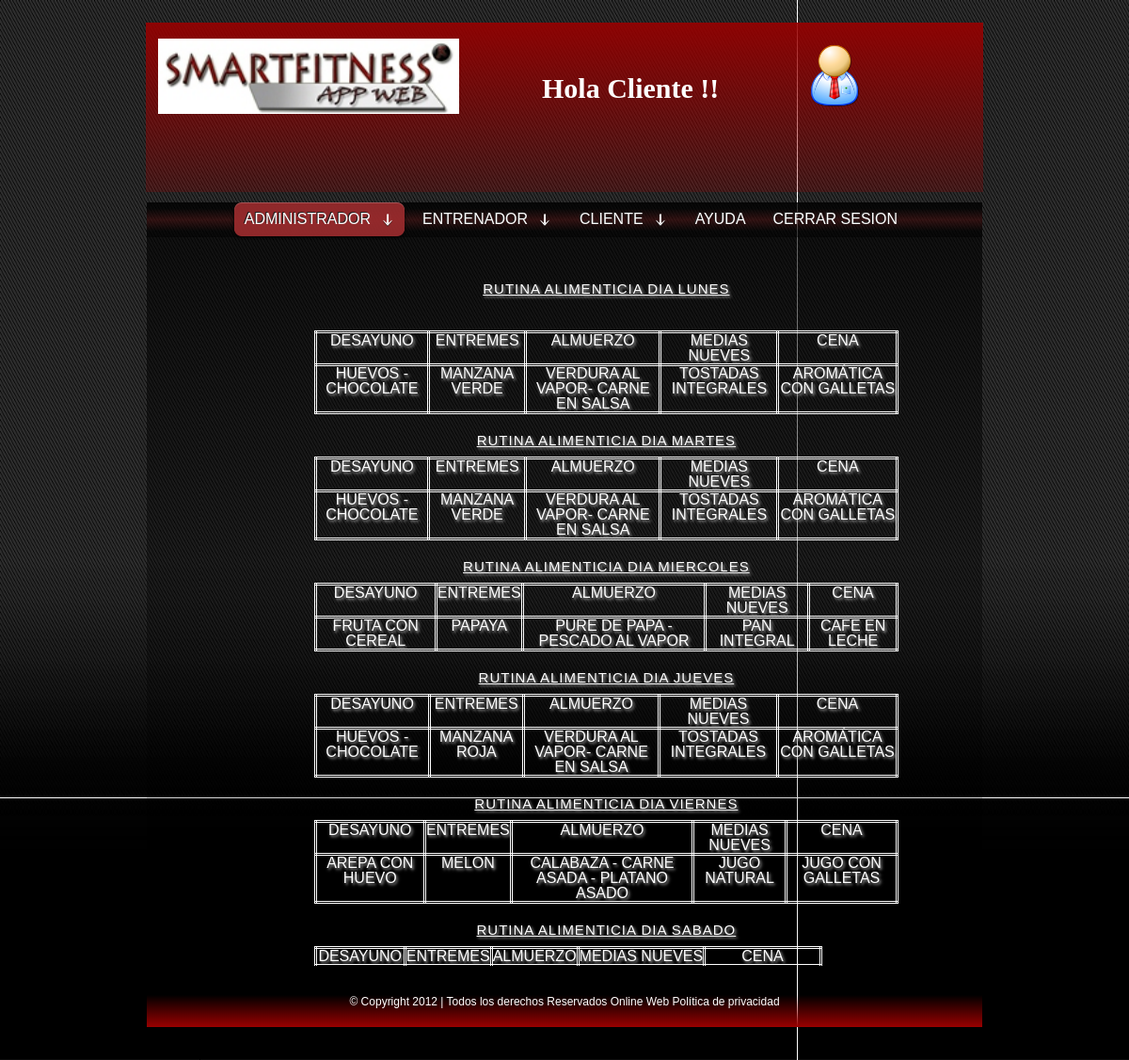
/OPCIONES_CLIENTE/CLIENTE/INSERTAR_MOSTRAR_RUTINA_ALIMENTARIA_CLIENTE.PHP (signed in), run on the app's committed database.
### tables this page shows
CREATE TABLE IF NOT EXISTS `rutina_lunes_alimento` (
  `documento` varchar(15) NOT NULL DEFAULT '',
  `desayuno` varchar(1000) DEFAULT NULL,
  `onces_manana` varchar(800) DEFAULT NULL,
  `almuerzo` varchar(1000) DEFAULT NULL,
  `onces_tarde` varchar(800) DEFAULT NULL,
  `cena` varchar(1000) DEFAULT NULL,
  PRIMARY KEY (`documento`)
);

CREATE TABLE IF NOT EXISTS `rutina_miercoles_alimento` (
  `documento` varchar(15) NOT NULL DEFAULT '',
  `desayuno` varchar(1000) DEFAULT NULL,
  `onces_manana` varchar(800) DEFAULT NULL,
  `almuerzo` varchar(1000) DEFAULT NULL,
  `onces_tarde` varchar(800) DEFAULT NULL,
  `cena` varchar(1000) DEFAULT NULL,
  PRIMARY KEY (`documento`)
);

CREATE TABLE IF NOT EXISTS `rutina_jueves_alimento` (
  `documento` varchar(15) NOT NULL DEFAULT '',
  `desayuno` varchar(1000) DEFAULT NULL,
  `onces_manana` varchar(800) DEFAULT NULL,
  `almuerzo` varchar(1000) DEFAULT NULL,
  `onces_tarde` varchar(800) DEFAULT NULL,
  `cena` varchar(1000) DEFAULT NULL,
  PRIMARY KEY (`documento`)
);

CREATE TABLE IF NOT EXISTS `rutina_viernes_alimento` (
  `documento` varchar(15) NOT NULL DEFAULT '',
  `desayuno` varchar(1000) DEFAULT NULL,
  `onces_manana` varchar(800) DEFAULT NULL,
  `almuerzo` varchar(1000) DEFAULT NULL,
  `onces_tarde` varchar(800) DEFAULT NULL,
  `cena` varchar(1000) DEFAULT NULL,
  PRIMARY KEY (`documento`)
);

### src/seguridad_smartfitness.php (called while the page is built, shortened)
<?php
	$variable_cl=$_SESSION["cliente"];
?>

### src/OPCIONES_CLIENTE/CLIENTE/INSERTAR_MOSTRAR_RUTINA_ALIMENTARIA_CLIENTE.PHP (the view, shortened to what this page needs)
<!DOCTYPE html PUBLIC "-//W3C//DTD XHTML 1.0 Transitional//EN" "http://www.w3.org/TR/xhtml1/DTD/xhtml1-transitional.dtd">
<html xmlns="http://www.w3.org/1999/xhtml">
<head>
	<link type="text/css" href="../../ESTILOS/ESTILO_BASE.css" rel="stylesheet"/>
	<link type="text/css" href="../../ESTILOS/MENU.css" rel="stylesheet"/>
</head>
<body>
<?php
require("../../seguridad_smartfitness.php");
?>
	<img class="fondo" src="../../IMAGENES/fondo.jpg"/>
    <div id="tbcabecera">
	  <img class="logo" src="../../IMAGENES/logo-smart.jpg"/>
      <h2 class="bienvenida"> Hola Cliente !! </h2>
      <img class="img-usuario" src="../../IMAGENES/admin.png"/>
	</div>
	<div id="tbmenu">
		<div id="menu">
		 <ul class="menu">
			<li><a href="#" class="parent"><span>ADMINISTRADOR</span></a>
           </li>
            <li><a href="#" class="parent"><span>ENTRENADOR</span></a>
            </li>
            <li><a href="../../OPC_CLIENTE.php" class="parent"><span>CLIENTE</span></a>
            </li>
             <li><a href="../../AYUDAS/AYUDA_CLIENTE.PHP"><span>AYUDA</span></a></li>
            <li><a href="../../cerrar_sesion.php"><span>CERRAR SESION</span></a></li>
     	</ul>
       </div>
	</div>
	<div id="tbprincipal">
      <p>&nbsp;</p>
      <p>&nbsp;</p>
      <p>&nbsp;</p>
      <p>&nbsp;</p>
      <p>
	       <?php
include("../../CONEXION_BD.php");
$mostrar_datos="select desayuno, onces_manana, almuerzo, onces_tarde, cena from rutina_lunes_alimento where documento='$variable_cl' ;";
$enviar_consulta_mostrar=@mysql_query($mostrar_datos, $conexion);
echo '
<fieldset id="actualizardatos">
<legend>RUTINA ALIMENTICIA DIA LUNES</legend>
<table>';
echo "<tr>";
echo "<td><b>DESAYUNO</b></td> ";
echo "<td><b>ENTREMES</b></td> ";
echo "<td><b>ALMUERZO</b></td> ";
echo "<td><b>MEDIAS NUEVES</b></td> ";
echo "<td><b>CENA</b></td> ";
echo "</tr> ";
while($datos=@mysql_fetch_row($enviar_consulta_mostrar))
{
echo "<tr>";
echo "<td>$datos[0]</td>";
echo "<td>$datos[1]</td>";
echo "<td>$datos[2]</td>";
echo "<td>$datos[3]</td>";
echo "<td>$datos[4]</td>";
echo "</tr>";
}
echo "</table> ";
?>
      <p>
        <?php
$mostrar_datos="select desayuno, onces_manana, almuerzo, onces_tarde, cena from rutina_lunes_alimento where documento='$variable_cl';";
$enviar_consulta_mostrar=@mysql_query($mostrar_datos, $conexion);
echo '
<legend>RUTINA ALIMENTICIA DIA MARTES</legend>
<table >';
echo "<tr>";
echo "<td><b>DESAYUNO</b></td> ";
echo "<td><b>ENTREMES</b></td> ";
echo "<td><b>ALMUERZO</b></td> ";
echo "<td><b>MEDIAS NUEVES</b></td> ";
echo "<td><b>CENA</b></td> ";
echo "</tr> ";
while($datos=@mysql_fetch_row($enviar_consulta_mostrar))
{
echo "<tr>";
echo "<td>$datos[0]</td>";
echo "<td>$datos[1]</td>";
echo "<td>$datos[2]</td>";
echo "<td>$datos[3]</td>";
echo "<td>$datos[4]</td>";
echo "</tr>";
}
echo "</table> ";
?>
      </p>
      <p>
        <?php
$mostrar_datos="select desayuno, onces_manana, almuerzo, onces_tarde, cena from rutina_miercoles_alimento where documento='$variable_cl' ;";
$enviar_consulta_mostrar=@mysql_query($mostrar_datos, $conexion);
echo '
<legend>RUTINA ALIMENTICIA DIA MIERCOLES</legend>
<table >';
echo "<tr>";
echo "<td><b>DESAYUNO</b></td> ";
echo "<td><b>ENTREMES</b></td> ";
echo "<td><b>ALMUERZO</b></td> ";
echo "<td><b>MEDIAS NUEVES</b></td> ";
echo "<td><b>CENA</b></td> ";
echo "</tr> ";
while($datos=@mysql_fetch_row($enviar_consulta_mostrar))
{
echo "<tr>";
echo "<td>$datos[0]</td>";
echo "<td>$datos[1]</td>";
echo "<td>$datos[2]</td>";
echo "<td>$datos[3]</td>";
echo "<td>$datos[4]</td>";
echo "</tr>";
}
echo "</table> ";
?>
      </p>
      <p>
        <?php
$mostrar_datos="select desayuno, onces_manana, almuerzo, onces_tarde, cena from rutina_jueves_alimento where documento='$variable_cl' ;";
$enviar_consulta_mostrar=@mysql_query($mostrar_datos, $conexion);
echo '
<legend>RUTINA ALIMENTICIA DIA JUEVES</legend>
<table >';
echo "<tr>";
echo "<td><b>DESAYUNO</b></td> ";
echo "<td><b>ENTREMES</b></td> ";
echo "<td><b>ALMUERZO</b></td> ";
echo "<td><b>MEDIAS NUEVES</b></td> ";
echo "<td><b>CENA</b></td> ";
echo "</tr> ";
while($datos=@mysql_fetch_row($enviar_consulta_mostrar))
{
echo "<tr>";
echo "<td>$datos[0]</td>";
echo "<td>$datos[1]</td>";
echo "<td>$datos[2]</td>";
echo "<td>$datos[3]</td>";
echo "<td>$datos[4]</td>";
echo "</tr>";
}
echo "</table> ";
?>
      </p>
      <p>
        <?php
$mostrar_datos="select desayuno, onces_manana, almuerzo, onces_tarde, cena from rutina_viernes_alimento where documento='$variable_cl' ;";
$enviar_consulta_mostrar=@mysql_query($mostrar_datos, $conexion);
echo '
<legend>RUTINA ALIMENTICIA DIA VIERNES</legend>
<table>';
echo "<tr>";
echo "<td><b>DESAYUNO</b></td> ";
echo "<td><b>ENTREMES</b></td> ";
echo "<td><b>ALMUERZO</b></td> ";
echo "<td><b>MEDIAS NUEVES</b></td> ";
echo "<td><b>CENA</b></td> ";
echo "</tr> ";
while($datos=@mysql_fetch_row($enviar_consulta_mostrar))
{
echo "<tr>";
echo "<td>$datos[0]</td>";
echo "<td>$datos[1]</td>";
echo "<td>$datos[2]</td>";
echo "<td>$datos[3]</td>";
echo "<td>$datos[4]</td>";
echo "</tr>";
}
echo "</table> ";
?>
      </p>
      <p>
        <?php
echo '
<legend>RUTINA ALIMENTICIA DIA SABADO</legend>
<table>';
echo "<tr>";
echo "<td><b>DESAYUNO</b></td> ";
echo "<td><b>ENTREMES</b></td> ";
echo "<td><b>ALMUERZO</b></td> ";
echo "<td><b>MEDIAS NUEVES</b></td> ";
echo "<td><b>CENA</b></td> ";
echo "</tr> ";
echo "</table> ";
?>
      </p>
	</div>
	<div id="tbCopyrigth">
		<div><span>&copy; Copyright 2012 | Todos los derechos Reservados <strong>  Online Web  </strong> Pol&iacute;tica de privacidad</span></div>
 	</div>
</body>
</html>

### src/ESTILOS/MENU.css (style rules this page uses)
#menu { position:relative; height:32px; }
#menu .menu { position:absolute; }
#menu * { list-style:none; border:0; padding:0; margin:0; }
#menu a { display:block; padding-left:13px; }
#menu a span { display:block; padding:6px 14px 10px 2px; white-space:nowrap; }
#menu li { float:left; background:url(../IMAGENES/MENU/pix.gif) }
#menu a, #menu a span { font-family:'Trebuchet MS', Tahoma, Arial; font-size:16px; line-height:24px; color:#fff; text-decoration:none; text-transform:uppercase; font-weight:normal; }
#menu a { text-shadow:#222 -1px -1px 0; background:url(images/item.png) no-repeat left -274px; }
#menu a span { background:url(../IMAGENES/MENU/item.png) no-repeat right -4px; }
#menu li.current>a { background-position:left -319px; }
#menu li.current>a span { background-position:right -94px; }
#menu a.parent span { background-position:right -49px; padding-right:40px; }
#menu li.current>a.parent span { background-position:right -139px; }
#menu.active a { z-index:3; position:relative; }
#menu.active li { z-index:1; }

### src/OPCIONES_CLIENTE/CLIENTE/INSERTAR_MOSTRAR_RUTINA_ALIMENTARIA_CLIENTE.PHP (style rules this page uses)
#actualizardatos { position:relative; width: 70%; height: 81%; padding-top:3%; padding-left: 20%; border:medium none; color:#FFF; font-family:'Trebuchet MS', Tahoma, Arial; text-shadow: #B1B1B1 0.1em 0.1em 0.2em; text-transform:uppercase; }
#actualizardatos legend { font-size: 15px; padding-top: 20px; padding-right: -9px; letter-spacing:1px; padding-bottom:10px; text-decoration:underline; text-align:center; }
#actualizardatos table { border:#FFFFFF double; text-align:center; }
#actualizardatos td { text-align:center; border:#FFFFFF double; }
div { margin: 1px 0; }

### data on the page
rutina_lunes_alimento: desayuno "HUEVOS - CHOCOLATE", onces_manana "MANZANA VERDE", almuerzo "VERDURA AL VAPOR- CARNE EN SALSA", onces_tarde "TOSTADAS INTEGRALES", cena "AROMÁTICA CON GALLETAS"
rutina_miercoles_alimento: desayuno "FRUTA CON CEREAL", onces_manana "PAPAYA", almuerzo "PURE DE PAPA - PESCADO AL VAPOR", onces_tarde "PAN INTEGRAL", cena "CAFE EN LECHE"
rutina_jueves_alimento: desayuno "HUEVOS - CHOCOLATE", onces_manana "MANZANA ROJA", almuerzo "VERDURA AL VAPOR- CARNE EN SALSA", onces_tarde "TOSTADAS INTEGRALES", cena "AROMÁTICA CON GALLETAS"
rutina_viernes_alimento: desayuno "AREPA CON HUEVO", onces_manana "MELON", almuerzo "CALABAZA - CARNE ASADA - PLATANO ASADO", onces_tarde "JUGO NATURAL", cena "JUGO CON GALLETAS"
